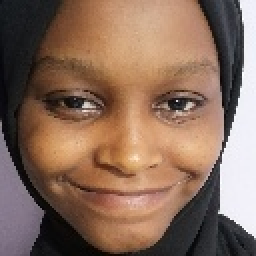
#> input picture AllData/TrainingImages/Face109.jpg, 128 x 128 px (shown 2 times larger); its folder holds only this picture in this run
$ jupyter execute --allow-errors Recognize.ipynb   (older library calls are emulated)
#> lines starting #> are read from the running program, lines starting #| are printed output that depends on the picture
[cell 1]
from PIL import Image
import glob
import numpy as np
from numpy import linalg as la
from pylab import *
import matplotlib.pyplot as plt

image=[]
flattened_images  =[]
def griddisplay(image_list):
    rows = int(len(image_list) / 5)
    fig1, axes_array = plt.subplots(rows, 5)
    fig1.set_size_inches(5,5)
    k=0
    for row in range(rows):
        for col in range(5):
            im = np.array(Image.fromarray(image_list[k]).resize((100, 100), Image.ANTIALIAS))
            axes_array[row][col].imshow(im,cmap=plt.cm.gray)
            axes_array[row][col].axis('off')
            k = k+1
    plt.show()

for filename in glob.glob(r'C:\Users\gufra\OneDrive\Desktop\3rd 2nd term\CV\cv-task5\AllData\TrainingImages\*.jpg'):
    im=Image.open(filename).convert('L')
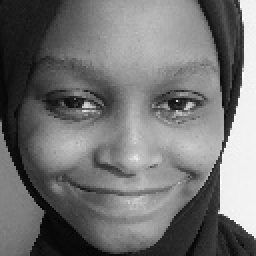
#> im: PIL image 128x128 L (shown 2 times larger); min 1, max 255, mean 114.3
    im= np.asarray(im,dtype=float)/255.0
#> im: shape (128, 128) float64
    image.append(im)

TrainImages_num = len(image)
#> TrainImages_num = 1


print('Original Images')
#> (the rest of this cell did not finish here and is left out)

#> in griddisplay, `rows = int(len(image_list) / 5)`: rows = 0


for i in range(TrainImages_num):
    p=image[i].flatten()
    flattened_images.append(p)
A_transpose = np.matrix(flattened_images)
A = np.transpose(A_transpose)

mean= np.mean(A,1)
b= mean.reshape(128,128)
resized_mean=np.array(Image.fromarray(np.asarray(b)).resize((100, 100), Image.BILINEAR))
imshow(resized_mean,cmap=plt.cm.gray)
plt.axis('off')
plt.title('Mean Face')
plt.show()


zero_mean =[]
column =0
Zero_mean_matrix= np.ones((16384,TrainImages_num))
for values in flattened_images:
    zm= A[:,column] - mean         # zm = values - mean
    zm = np.squeeze(zm)
    Zero_mean_matrix[:,column] =zm
    zm_images = zm.reshape(128,128)
    zero_mean.append(zm)
    column = column +1
print('Zero mean faces')
griddisplay(zero_mean)

d = (np.dot(np.transpose(Zero_mean_matrix),Zero_mean_matrix))/425
u_list =[]
w2, v2 = la.eigh(d)

for ev in v2:
    ev_transpose = np.transpose(np.matrix(ev))
    u = np.dot(Zero_mean_matrix,ev_transpose)
    u = u / np.linalg.norm(u)
    u_i= u.reshape(128,128)
    u_list.append(u_i)

print('eigenfaces')
griddisplay(u_list)

[cell 2]
dict ={}
def Reconstruct(k, boolean):
#> called with k = 59, boolean = True
    weights=np.zeros((TrainImages_num,k))
    matrixU = np.zeros((16384,k))
    c =0
    for val in range(k-1,-1,-1):
        matrixU[:,c] = u_list[val].flatten()
        c = c+1
    rec_face=[]
    for face_num in range(0,TrainImages_num):
        w = np.dot(np.transpose(matrixU) ,Zero_mean_matrix[:,face_num])
        weights[face_num,:] =w

        face = np.dot(w, np.transpose(matrixU))
        minf = np.min(face)
        maxf = np.max(face)
        face = face-float(minf)
        face = face/float((maxf-minf))
        face = face+np.transpose(mean)
        reshape_face = face.reshape(128,128)
        rec_face.append( reshape_face)
    if boolean is True:
        griddisplay(rec_face)
    dict[k] = weights
    # [5 lines of commented-out code are left out]
print('\t\tk=39')
#> (the rest of this cell did not finish here and is left out)

[cell 3]
test_images=[]

for filename in glob.glob(r'C:\Users\gufra\OneDrive\Desktop\3rd 2nd term\CV\cv-task5\AllData\TestingImages\*.jpg'):
    im=Image.open(filename).convert('L')
    im= np.asarray(im,dtype=float)/255.0
    test_images.append(im)

# [36 lines left out: function Project, not called in this run]

def runs(k):
#> called with k = 59
    for num in range(len(test_images)):
        t = test_images[num]
        test = t.flatten()
        zero_mean_test = test - np.transpose(mean)
        index, name, face = Project(k, zero_mean_test, 80)  # threshold = 80
        fig1, axes_array = plt.subplots(1, 2)
        fig1.set_size_inches(3, 3)
        image_plot = axes_array[0].imshow(t, cmap=plt.cm.gray)
        axes_array[0].axis('off')
        axes_array[0].set(title='Test Face')
        image_plot = axes_array[1].imshow(face, cmap=plt.cm.gray)
        axes_array[1].axis('off')
        axes_array[1].set(title='Recognized Face: ' + name)
        plt.show()
# runs(2)
# print('\t\tk=5')
# runs(5)

print('\t\tk=39')
runs(59)


$ run again, on AllData/TrainingImages/Face12.jpg
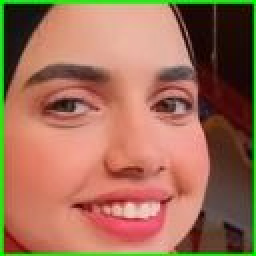
#> input picture AllData/TrainingImages/Face12.jpg, 128 x 128 px (shown 2 times larger)
#> `im=Image.open(filename).convert('L')`:
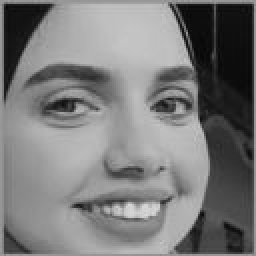
#> im: PIL image 128x128 L (shown 2 times larger); min 5, max 219, mean 122.3
#> TrainImages_num = 1
#> rows = 0

$ run again, on AllData/TrainingImages/Face126.jpg
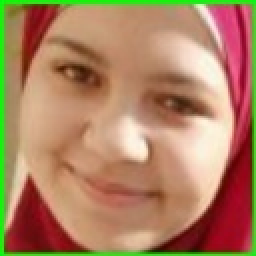
#> input picture AllData/TrainingImages/Face126.jpg, 128 x 128 px (shown 2 times larger)
#> `im=Image.open(filename).convert('L')`:
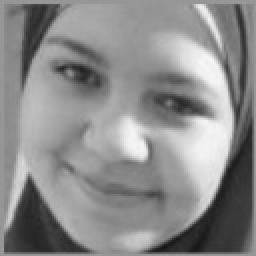
#> im: PIL image 128x128 L (shown 2 times larger); min 21, max 247, mean 139
#> TrainImages_num = 1
#> rows = 0

$ run again, on AllData/TrainingImages/Face127.jpg
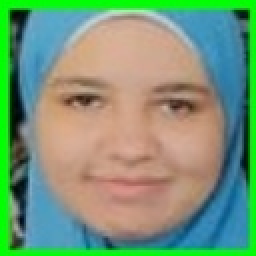
#> input picture AllData/TrainingImages/Face127.jpg, 128 x 128 px (shown 2 times larger)
#> `im=Image.open(filename).convert('L')`:
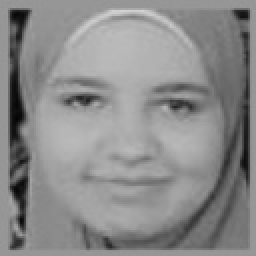
#> im: PIL image 128x128 L (shown 2 times larger); min 4, max 211, mean 139
#> TrainImages_num = 1
#> rows = 0

$ run again, on AllData/TrainingImages/Face113.jpg
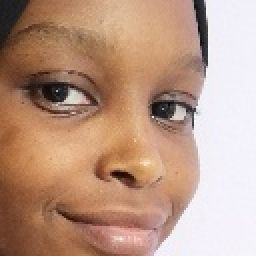
#> input picture AllData/TrainingImages/Face113.jpg, 128 x 128 px (shown 2 times larger)
#> `im=Image.open(filename).convert('L')`:
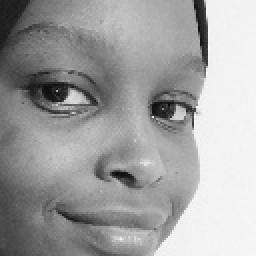
#> im: PIL image 128x128 L (shown 2 times larger); min 8, max 251, mean 161
#> TrainImages_num = 1
#> rows = 0
